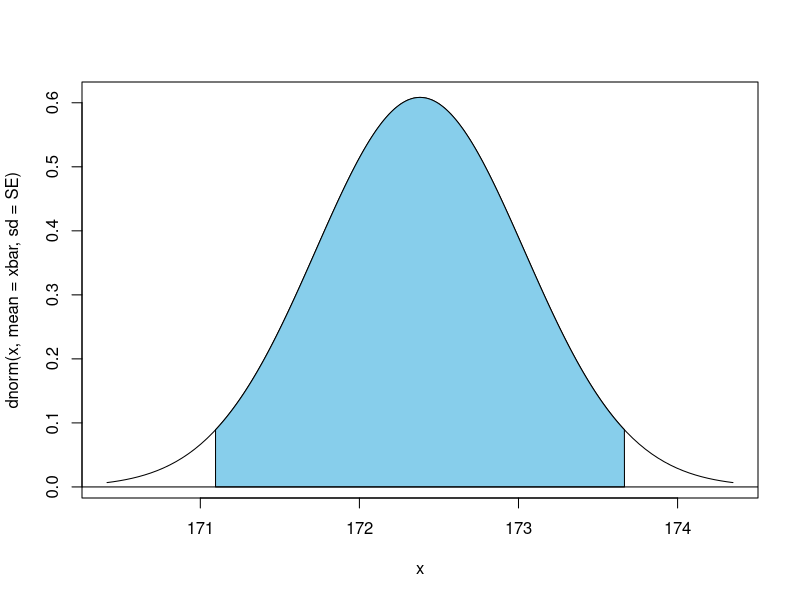
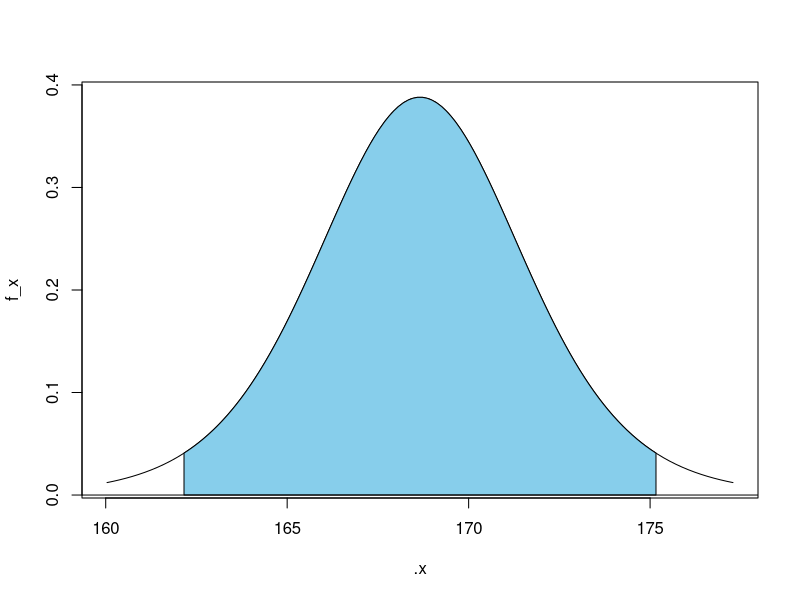
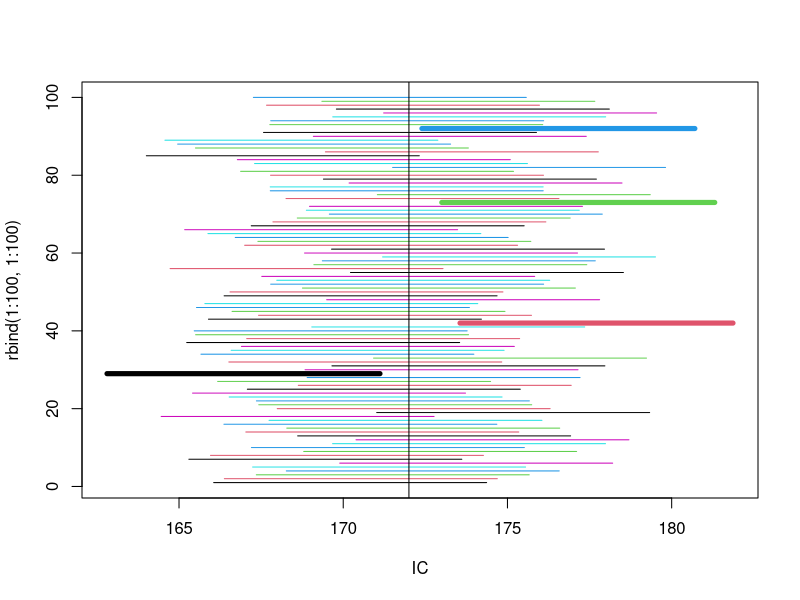

Source code (R) for these figures, in order:
## ---- chunk 1
library(MASS) # Load the MASS package
## ---- chunk 2
head(survey)
## ---- chunk 3
# help(survey)
## ---- chunk 4
mean(survey$Height, na.rm = TRUE) # skip missing value
## ---- chunk 5
height.response = na.omit(survey$Height)
## ---- chunk 6
n = length(height.response)
sigma = 9.48
SE = sigma/sqrt(n); SE
## ---- chunk 7
E = qnorm(0.975)*SE; E
## ---- chunk 8
xbar = mean(height.response)
IC = xbar + c(-E,E); IC
## ---- chunk 9
# Gráfica de la función de densidad de la media muestral
curve(dnorm(x,mean=xbar,sd=SE),from=xbar-3*SE, to=xbar+3*SE)

# Gráfica de la región del intervalo 
cord.x=c(IC[1],seq(IC[1],IC[2],0.01),IC[2]) 
cord.y=c(0,dnorm(seq(IC[1],IC[2],0.01),mean=xbar,sd=SE),0) 
polygon(cord.x,cord.y,col="skyblue")
abline(h=0)
## ---- chunk 10
# install.packages("TeachingDemos")
## ---- chunk 11
library(TeachingDemos) # load TeachingDemos package
IC = z.test(height.response, sd=sigma, conf.level=0.95); IC
## ---- chunk 12
height.response = na.omit(survey$Height)
height.response = height.response[1:10]
## ---- chunk 13
n = length(height.response)
s = sd(height.response)
SE = s/sqrt(n); SE
## ---- chunk 14
E = qt(.975, df=n-1)*SE; E
## ---- chunk 15
xbar = mean(height.response)
IC = xbar + c(-E,E); IC
## ---- chunk 16
.x = seq(xbar-3*SE,xbar+3*SE,length=100)
f_x = dt(seq(-3,3,length=100),df=n-1)
plot(.x,f_x,type="l")
cord.x=c(IC[1],seq(IC[1],IC[2],length=100),IC[2])
cord.y=c(0,dt(seq((IC[1]-xbar)/SE,(IC[2]-xbar)/SE,length=100),df=n-1),0)
polygon(cord.x,cord.y,col="skyblue")
abline(h=0)
## ---- chunk 17
t.test(height.response)
## ---- chunk 18
height.response = na.omit(survey$Height)
## ---- chunk 19
n = length(height.response)
s = sd(height.response)
SE = s/sqrt(n); SE
## ---- chunk 20
E = qnorm(.975)*SE; E
## ---- chunk 21
xbar = mean(height.response)
IC = xbar + c(-E,E); IC
## ---- chunk 22
t.test(height.response)
## ---- chunk 23
z.test(height.response,sd=sd(height.response))
## ---- chunk 24
z_alpha_2 = qnorm(.975)
sigma = 9.48
E = 1.2
z_alpha_2^2 * sigma^2/ E^2
## ---- chunk 25
mu = 172 ; sigma = 9.48 ; n=20 ; alpha = 0.05
xbar = rnorm(100,mean=mu, sd=sigma/sqrt(n))
SE = sigma/sqrt(n); SE
## ---- chunk 26
E = qnorm(1-alpha/2)*SE; E
## ---- chunk 27
IC = rbind(xbar - E, xbar + E); IC
## ---- chunk 28
matplot(IC,rbind(1:100,1:100),type="l",lty=1)
abline(v=mu)
out=which(!(IC[1,]<mu & mu<IC[2,]))
matplot(IC[,out],rbind(out,out),type="l",lty=1,add=T,lwd=5)
